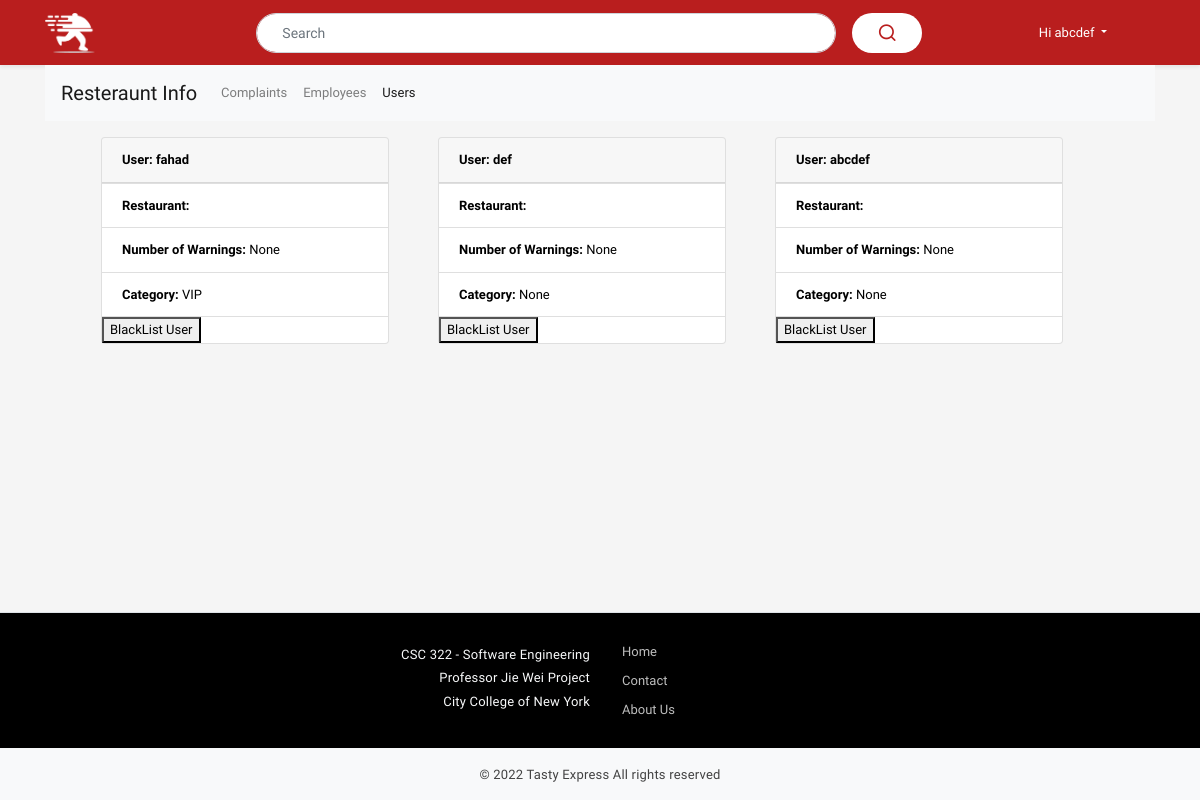
Before: /manager_users.html (signed in) with the older database file.
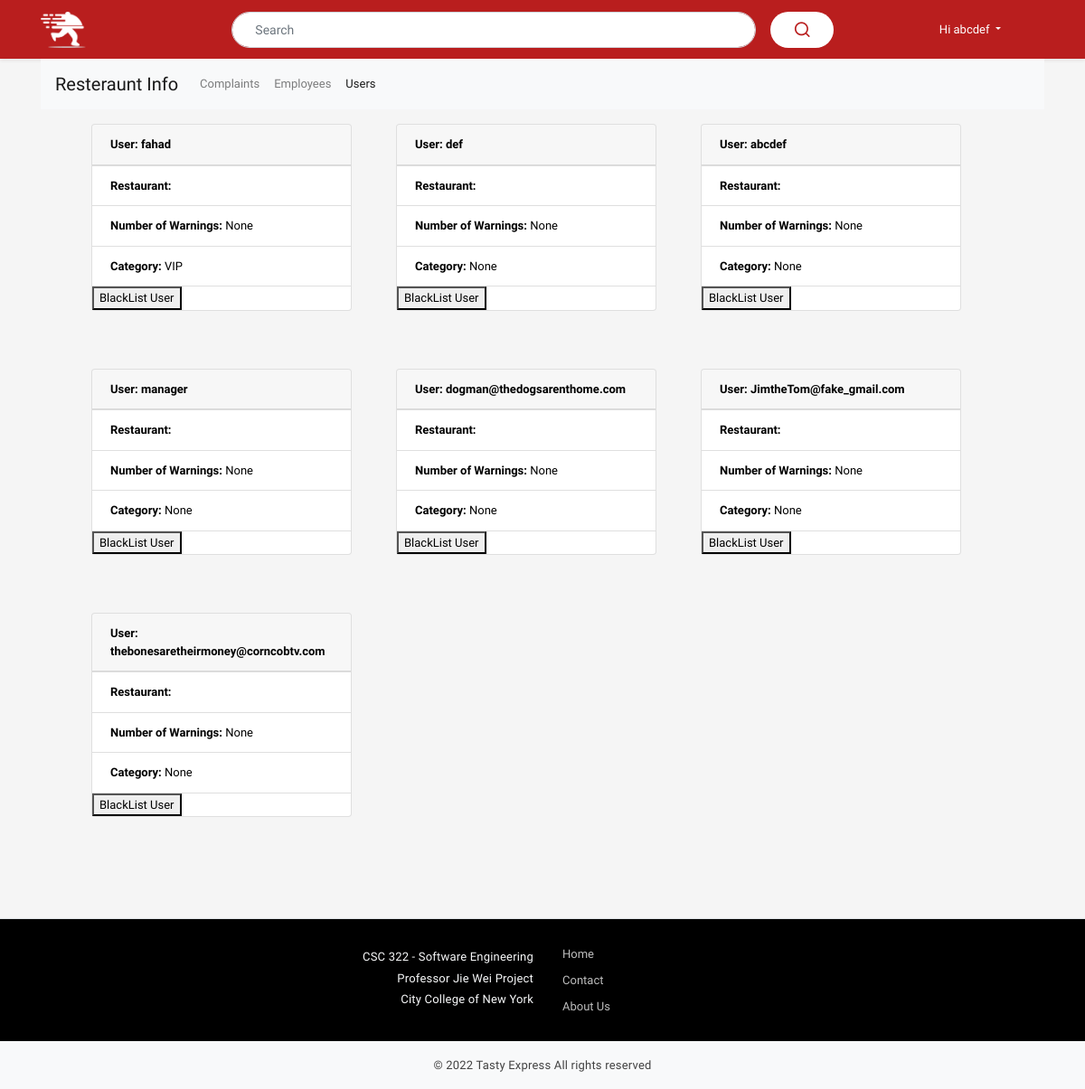
After: the same page with the newer database file.
### server.py (models this page shows)
class user(UserMixin,db.Model):
    id = db.Column(db.Integer, primary_key=True)
    email = db.Column(db.String(120))
    name = db.Column(db.String(120))
    password = db.Column(db.String(80))
    address = db.Column(db.String(80))
    phone_number = db.Column(db.String(80))
    numWarnings = db.Column(db.Integer)
    category = db.Column(db.String(80))

### server.py (the view)
@app.route("/manager_users.html")
def manager_users_page():
    table = user.query.all()
    return render_template("manager_users.html", users = table)

### server.py (called while the page is built)
@login_manager.user_loader
def load_user(user_id):
    return user.query.get(int(user_id))

@app.context_processor
def base():
    return dict(account_type=session['account_type'],
                user_first_name=session['user_first_name'])

### templates/manager_users.html (shortened to what this page needs)
<!doctype html>
{% extends 'base.html' %}
{% block content %}
<div class="container">
  <div id="navbar">
  <nav class="navbar navbar-expand-lg navbar-light bg-light">
    <a class="navbar-brand" href="#">Resteraunt Info</a>
    <div class="collapse navbar-collapse" id="navbarNavDropdown">
      <ul class="navbar-nav">
        <li class="nav-item">
          <a class="nav-link" href="manager.html" id="nav-complaints"> Complaints </a>
        </li>
        <li class="nav-item">
          <a class="nav-link" href="manager_employees.html" id="nav-employees"> Employees </a>
        </li>
        <li class="nav-item active">
          <a class="nav-link" href="manager_users.html" id="nav-users" > Users <span class="sr-only">(current)</span></a>
        </li>
      </ul>
    </div>
  </nav>
</div>
</div>
 <div class="container">
     <div class="container mt-3">
       <div class="row">
         {% for user in users %}
           <div class="card-deck">
               <div class="card" style="width: 18rem;
                                        margin-left: 4rem;
                                        margin-bottom: 4rem;">
                 <div class="card-header">
                   <b>User: {{user['name']}}</b>
                 </div>
                 <ul class="list-group list-group-flush">
                   <li class="list-group-item"><b>Restaurant: </b>{{user['restaurant_name']}}</li>
                   <li class="list-group-item"><b>Number of Warnings: </b>{{user['numWarnings']}}</li>
                   <li class="list-group-item"><b>Category: </b>{{user['category']}}</li>
                   <a href="{{url_for('manager_black_list_user',data=user.email)}}">
                    <button type="button" name="button" >BlackList User</button></a>
                 </ul>
               </div>
           </div>
           {% endfor %}
       </div>
   </div>
 </div>
{% endblock %}

### templates/base.html (shortened to what this page needs)
<!DOCTYPE html>
<html lang="en">
  <head>
      <link rel="stylesheet" type="text/css" href="static/vendor/slick/slick.min.css" />
      <link rel="stylesheet" type="text/css" href="static/vendor/slick/slick-theme.min.css" />
      <link href="static/vendor/icons/feather.css" rel="stylesheet" type="text/css">
      <link href="static/vendor/bootstrap/css/bootstrap.min.css" rel="stylesheet">
      <link href="static/css/style.css" rel="stylesheet">
      <link href="static/vendor/sidebar/demo.css" rel="stylesheet">
  </head>
  <body class="fixed-bottom-bar" style="display:flex; flex-direction:column; min-height:100vh;">
     <header class="section-header">
          <section class="header-main shadow-sm bg-primary-style2 d-flex align-items-center" style="height:65px">
              <div class="container">
                  <div class="row align-items-center">
                      <div class="col-1">
                          <a href="/" class="brand-wrap">
                              <img alt="#" class="img-fluid" src="static/img/logo_web.png">
                          </a>
                      </div>
                      <div class="col">
                          <div class="d-flex align-items-center justify-content-end">
                              {% if url_for(request.endpoint) != "/" or request.args['search_val'] %}
                                <div class="container">
                                  <form action="{{ url_for('index') }}" method="get">
                                    <div class="search input-group align-items-center justify-content-center py-1">
                                        <input class="form-control col-md-8" type="text" name="search_val" value="{{ request.args['search_val'] }}"
                                        style="border-radius:20px;height:40px;font-size:14px;padding-left:25px" placeholder="Search">
                                      <div class="input-group-prepend pl-3">
                                        <button class="btn" style="background-color: white;border-radius:20px;height:40px;width:70px;font-size:14px">
                                          <i class="feather-search h5" style="color: #b91e1e"></i>
                                        </button>
                                      </div>
                                    </div>
                                  </form>
                                </div>
                              {% endif %}
                              {% if account_type == 'visitor' %}
                                <a href="login" class="widget-header font-weight-bold mr-3 text-white m-none" style="width:70px;font-size:14px">Sign In</a>
                                <a href="signup" class="widget-header font-weight-bold mr-3 text-white m-none"style="width:70px;font-size:14px">Sign Up</a>
                              {% else %}
                                <div class="dropdown mr-5 m-none">
                                    <a href="#" class="dropdown-toggle text-white py-3 pl- d-block" id="dropdownMenuButton" data-toggle="dropdown" aria-haspopup="true" aria-expanded="false">
                                    Hi {{ user_first_name }} </a>
                                </div>
                              {% endif %}
                          </div>
                      </div>
                  </div>
              </div>
          </section>
      </header>
      <section class="content" style="flex:1;">
        {% block content %}{% endblock %}
      </section>
  </body>
   <footer id="basefooter" class="section-footer border-top bg-dark mt-5">
      <div class="container">
          <section class="footer-top d-flex align-items-center justify-content-center padding-y py-4">
                <aside class="text-right text-white mr-4">
                    <p class="mb-1 text-light">CSC 322 - Software Engineering</p>
                    <p class="mb-1 text-light">Professor Jie Wei Project</p>
                    <p class="mb-1 text-light">City College of New York</p>
                </aside>
                <aside class="col-sm-10 col-md-2 text-white">
                    <ul class="list-unstyled hov_footer">
                        <li> <a href="/" class="text-muted">Home</a></li>
                        <li> <a href="contact.html" class="text-muted">Contact</a></li>
                        <li> <a href="{{url_for('aboutus')}}" class="text-muted">About Us</a></li>
                    </ul>
                </aside>
          </section>
      </div>
      <section class="footer-copyright border-top py-3 bg-light">
          <div class="container d-flex align-items-center justify-content-center">
              <p class="mb-0"> © 2022 Tasty Express  All rights reserved </p>
          </div>
      </section>
  </footer>
</html>

### static/css/style.css (style rules this page uses)
body { font-family: 'Prompt', sans-serif; font-size: 13px; color: #000000; background: #f5f5f5; }
div, a { outline: none !important; }
.form-control, .btn, .input-group-sm>.custom-select, .input-group-sm>.form-control, .input-group-sm>.input-group-append>.btn, .input-group-sm>.input-group-append>.input-group-text, .input-group-sm>.input-group-prepend>.btn, .input-group-sm>.input-group-prepend>.input-group-text { font-size: 13px; }
.bg-primary-style2 { background-color: #b91e1e; }
.brand-wrap img { height: 40px; }
.col, .col-1, .col-10, .col-11, .col-12, .col-2, .col-3, .col-4, .col-5, .col-6, .col-7, .col-8, .col-9, .col-auto, .col-lg, .col-lg-1, .col-lg-10, .col-lg-11, .col-lg-12, .col-lg-2, .col-lg-3, .col-lg-4, .col-lg-5, .col-lg-6, .col-lg-7, .col-lg-8, .col-lg-9, .col-lg-auto, .col-md, .col-md-1, .col-md-10, .col-md-11, .col-md-12, .col-md-2, .col-md-3, .col-md-4, .col-md-5, .col-md-6, .col-md-7, .col-md-8, .col-md-9, .col-md-auto, .col-sm, .col-sm-1, .col-sm-10, .col-sm-11, .col-sm-12, .col-sm-2, .col-sm-3, .col-sm-4, .col-sm-5, .col-sm-6, .col-sm-7, .col-sm-8, .col-sm-9, .col-sm-auto, .col-xl, .col-xl-1, .col-xl-10, .col-xl-11, .col-xl-12, .col-xl-2, .col-xl-3, .col-xl-4, .col-xl-5, .col-xl-6, .col-xl-7, .col-xl-8, .col-xl-9, .col-xl-auto { position: relative; width: 100%; padding-right: 8px; padding-left: 8px; }
.row { margin-right: -8px; margin-left: -8px; }
a { color: #B10101; text-decoration: none !important; }
p { color: #424242; letter-spacing: 0.2px; }
footer .text-muted { color: #bdbdbd !important; }
.section-footer { background: #000 !important; }
.section-footer .border-top { border-top: 1px solid rgb(222 226 230 / 9%)!important; }
.section-footer ul li { line-height: 29px; }
.section-footer ul { margin: 0px; }

Changed rows visible on the page:
added user: name "manager", numWarnings "None", category "None"
added user: name "dogman@thedogsarenthome.com", numWarnings "None", category "None"
added user: name "JimtheTom@fake_gmail.com", numWarnings "None", category "None"
added user: name "thebonesaretheirmoney@corncobtv.com", numWarnings "None", category "None"
